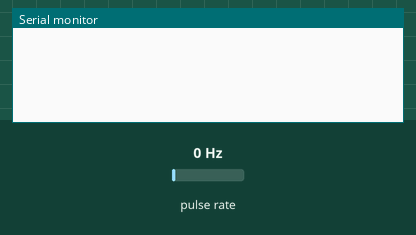
Recording of a sketch running on a simulated Arduino Uno, built with avr-gcc and run on an emulated ATmega328P. Parts: the last lines printed to the serial monitor. Wiring (inferred from the names in the program): pulse sensor: data pin 2. Inputs (shaded band) come from the test bench; at power-on: pulse rate 0 Hz.

Above: at 1.2 s.
1.3 s: pulse rate (sensor on pin 2) set to 4 Hz
At 1.61 s:
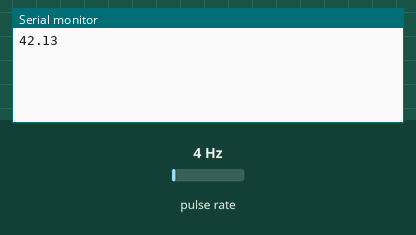
3.1 s: pulse rate (sensor on pin 2) set to 50 Hz
At 3.11 s:
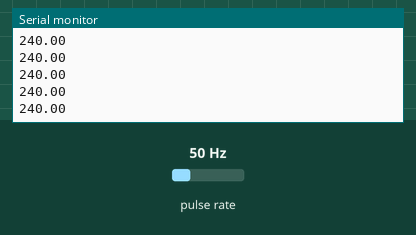
Timing chart, 0 to 6.1 s (numbered marks = the images above; inputs shaded):
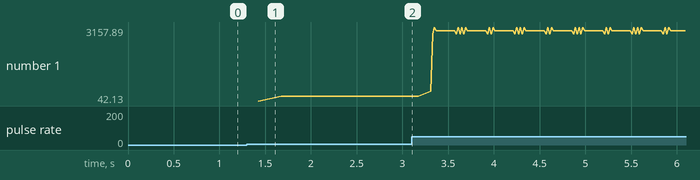

The sketch:

encoderV2.ino
```cpp
int encoder_pin = 2;
int ref = 800; //rpm
int pulses = 0;
float rpm;
float tiempo = 0;
unsigned int timeold, timenow;
static volatile unsigned long debounce = 0; // Tiempo del rebote.
static volatile unsigned long debounced = 0; // Tiempo del rebote.

void setup(){
   Serial.begin(9600);
   pinMode(encoder_pin, INPUT);
   attachInterrupt(0, counter, RISING);
}

void loop(){
}

void counter(){
  noInterrupts();
  if(digitalRead(encoder_pin) && (micros()-debounce > 100)) {
    debounce = micros();
    tiempo = tiempoPasao();
    rpm = 60000/tiempo;
    Serial.println(rpm);
  }
  interrupts();
}

int tiempoPasao(){
   timenow = millis();
   pulses = timenow-timeold;
   timeold = timenow;
   return pulses;
}
```

Measured:
- after the input at 1.3 s, the serial monitor: prints a new line after 0.13 s (image 1)
- plotted number 1: 240 → 2857.14 after the input at 3.1 s
